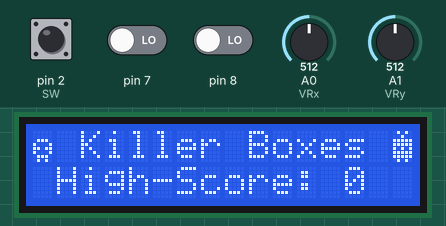
Recording of a sketch running on a simulated Arduino Uno, built with avr-gcc and run on an emulated ATmega328P. On the bench: 16×2 character LCD. Inputs (shaded band) come from the test bench; at power-on: pin 2 (SW) HIGH, A0 (VRx) = 512, A1 (VRy) = 512, pin 7 LOW, pin 8 LOW. Random numbers use the default seed unless the sketch sets one.

Above: at 1.3 s.
1.4 s: pin 2 (SW) pulled LOW for 0.15 s
At 1.5 s:
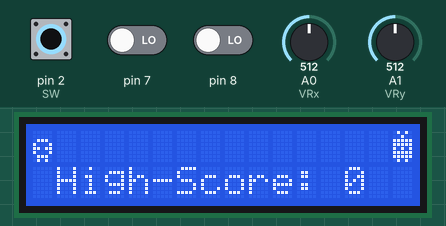
3.7 s: A0 (VRx) set to 604
5.6 s: A0 (VRx) set to 627
At 5.7 s:
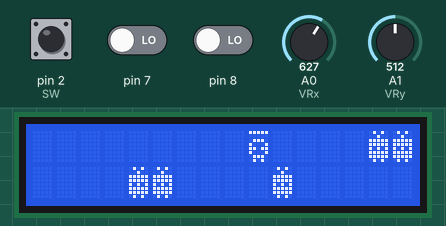
7.9 s: A1 (VRy) set to 598
10.3 s: A1 (VRy) set to 621
At 10.44 s:
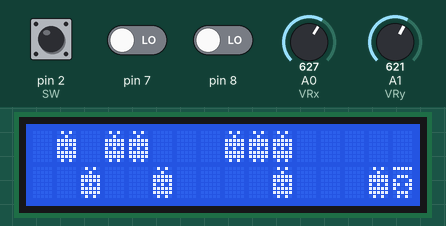
12.2 s: pin 2 (SW) pulled LOW for 1 s
At 13.82 s:
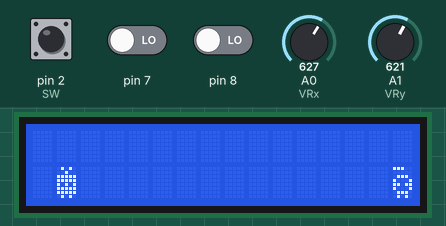

The sketch:

killer-boxes.ino
```cpp
// include the library code
#include <Wire.h>
#include <stdlib.h>
#include <LiquidCrystal_I2C.h>

// configure LCD
LiquidCrystal_I2C lcd(0x27,16,2);  // address to 0x27, 16 chars, 2 line display

#if defined(ARDUINO) && ARDUINO >= 100
#define printByte(args)  write(args);
#else
#define printByte(args)  print(args,BYTE);
#endif

// Sprites
uint8_t player_full[8]  = {0x1f, 0x0,  0xe,  0x11, 0x1b, 0x11, 0xe,  0xa};
uint8_t player_half[8]  = {0x1c, 0x0,  0xe,  0x11, 0x1b, 0x11, 0xe,  0xa};
uint8_t player_low[8]   = {0x10, 0x0,  0xe,  0x11, 0x1b, 0x11, 0xe,  0xa};
uint8_t player_death[8] = {0x0,  0x0,  0xe,  0x11, 0x1b, 0x11, 0xe,  0xa};
uint8_t enemy[8]        = {0xa,  0x4,  0x1f, 0x1f, 0x15, 0x1f, 0x1f, 0xa};
uint8_t flash[8]        = {0x1f, 0x1f, 0x1f, 0x1f, 0x1f, 0x1f, 0x1f, 0x1f};
uint8_t bullet[8]       = {0x0,  0x0,  0x0,  0x0,  0x1f, 0x00, 0x0,  0x0};

// Joystick references
int VRx = A0;
int VRy = A1;
int SW = 2;

int SWbutton = 1;
int SWbutton_last = 1;
int burst = 3;

int joyX = 0;
int joyY = 0;

int xCalibrate = 0;
int yCalibrate = 0;
int deadZone = 100;

// Button References
int lBtn = 0;
int lBtnLast = 0;
int rBtn = 0;
int rBtnLast = 0;

//Gameplay Variables
int life=3;
int playerX = 8;
int playerY = 0;
int score = 0;
int highScore = 0;
int timer=0;
int gameState = 0;

bool flashing = false;

// Create Enemies off Screen
#define ENEMY_INTERVAL 5
#define ENEMY_COUNT 5

// one array of enemies for each origin point, value of 17 or greater means the enemy is gone:
float enemies[4][ENEMY_COUNT] = {
  {17, 17, 17, 17, 17}, // top-left
  {17, 17, 17, 17, 17}, // bottom-left
  {17, 17, 17, 17, 17}, // top-right
  {17, 17, 17, 17, 17}  // bottom-right
};


void setup() {
  // Initialize the LCD
  lcd.init();
  lcd.backlight();

  // Initialize Sprites
  lcd.createChar(0, player_death);
  lcd.createChar(1, player_low);
  lcd.createChar(2, player_half);
  lcd.createChar(3, player_full);
  lcd.createChar(4, enemy);
  lcd.createChar(5, flash);
  lcd.createChar(6, bullet);

  // Initialize the Serial input
  Serial.begin(9600);

  pinMode(VRx, INPUT);
  pinMode(VRy, INPUT);
  pinMode(SW, INPUT_PULLUP);

  // Read joystick position, set calibration accordingly
  xCalibrate = map(analogRead(VRx), 0, 1023, -512, 512);
  yCalibrate = map(analogRead(VRy), 0, 1023, -512, 512);
}


// Resets Gameplay Variables & Enemy Position
void initialize() {
  playerX = 8;
  playerY = 0;
  life = 3;
  burst = 3;
  score = 0;
  for (int i = 0; i < 4; i++) {
    for (int j = 0; j < ENEMY_COUNT; j++) {
      enemies[i][j] = 17;
    }
  }
  flashing = 0;
}

float getEnemyX(int i, int j) {
  float enemyX = enemies[i][j];
  if (i > 1) {enemyX = 16 - enemyX;}
  return enemyX;
}


void homeLoop() {
  lcd.setCursor(0,0);
  lcd.printByte(0);
  lcd.setCursor(15,0);
  lcd.printByte(4);
  lcd.setCursor(2,0);
  lcd.print("Killer Boxes");
  lcd.setCursor(1,1);
  lcd.print("High-Score:");
  lcd.setCursor(13,1);
  lcd.print(highScore);

  // starts the game
  if (!digitalRead(2)){
    SWbutton = 0;
  }

  if (!SWbutton) {
    // joystick pressed
    timer++;
    if (timer%2) {
      lcd.setCursor(2,0);
      lcd.print("            ");
    }
    if (timer>10) {
      gameState=1;
      timer = 0;
    }
  }
}


void gameOverLoop() {
  lcd.clear();
  lcd.setCursor(0,0);
  lcd.printByte(4);
  lcd.setCursor(1,0);
  lcd.printByte(4);
  lcd.setCursor(3, 0);
  lcd.print("Game Over!");
  lcd.setCursor(14,0);
  lcd.printByte(4);
  lcd.setCursor(15,0);
  lcd.printByte(4);
  lcd.setCursor(3, 1);
  lcd.print("Score:");
  lcd.setCursor(10, 1);
  lcd.print(score);
  if (score>highScore) {
    highScore=score;
  }
  delay(5000);
  gameState=0;
  lcd.clear();
  initialize();
}

void doShot(int direction) {
  int closestDist = 17;
  int closestEnemy[2] = {5, 5};    // set to impossible values so the code knows if there are no results
  int closeX = 0;
  for (int i = 0; i < 4; i++) {
    int enemyY = i % 2;
    if (enemyY == playerY) {
      for (int j = 0; j < ENEMY_COUNT; j++) {
        int enemyX = getEnemyX(i, j);
        int dist = (enemyX - playerX) * direction;
        if (dist > 0 && dist < closestDist && enemies[i][j] < 17) {
          closestDist = dist;
          closestEnemy[0] = i;
          closestEnemy[1] = j;
          closeX = enemyX;
        }
      }
    }
  }
  if (direction == 1) {
    if (closestDist != 17) {
      enemies[closestEnemy[0]][closestEnemy[1]] = 17;
      score++;
      for (int i = playerX + direction; i < closeX; i += direction) {
        lcd.setCursor(i, playerY);
        lcd.printByte(6);
      }
    } else {
      for (int i = playerX + direction; i < 17; i += direction) {
        lcd.setCursor(i, playerY);
        lcd.printByte(6);
      }
    }
  } else {
    if (closestDist != 17) {
      enemies[closestEnemy[0]][closestEnemy[1]] = 17;
      score++;
      for (int i = playerX + direction; i > closeX; i += direction) {
        lcd.setCursor(i, playerY);
        lcd.printByte(6);
      }
    } else {
      for (int i = playerX + direction; i > 0; i += direction) {
        lcd.setCursor(i, playerY);
        lcd.printByte(6);
      }
    }
  }
}

void gameLoop() {
  lcd.clear();
  // setup code
  timer++;
  joyX = map(analogRead(VRx) - xCalibrate, 0, 1023, -512, 512);
  joyY = map(analogRead(VRy) - yCalibrate, 0, 1023, -512, 512);
  lBtn = !digitalRead(8);
  rBtn = !digitalRead(7);

  if (!(timer % ENEMY_INTERVAL)) {
    int newCorner = rand() % 4;
    int newEnemySlot = ENEMY_COUNT;
    for (int i = 0; i < ENEMY_COUNT; i++) {
      if (enemies[newCorner][i] >= 17) {
        newEnemySlot = i;
      }
    }
    if (newEnemySlot != ENEMY_COUNT) {
      enemies[newCorner][newEnemySlot] = 1;
    }
  }

  for (int i = 0; i < 4; i++) {
    for (int j = 0; j < ENEMY_COUNT; j++) {
      enemies[i][j] += 0.27;
    }
  }


  // Player Movement
  if (joyX < -deadZone) {
    playerX--;
  } else if (joyX > deadZone) {
    playerX++;
  }

  if (joyY < -deadZone) {
    playerY = 0;
  } else if (joyY > deadZone) {
    playerY = 1;
  }
  if (playerX > 15) {playerX = 15;}
  if (playerX < 0) {playerX = 0;}


  // gun shots
  if (lBtn && !lBtnLast) {
    doShot(-1);
  }

  if (rBtn && !rBtnLast) {
    doShot(1);
  }
  // taking damage
  for (int i=0; i<4; i++) {
    for (int j=0; j<ENEMY_COUNT; j++) {
      int enemyX = getEnemyX(i, j);
      int enemyY = i % 2;
      if (playerX==enemyX && playerY==enemyY && timer > 30) {
        life--;
        timer=0;
        enemies[i][j] = 17;
      }
    }
  }
  // lose condition
  if (life<=0) {
    gameState = 2;
  }

// POST-LOGIC CODE
  lBtnLast = lBtn;
  rBtnLast = rBtn;


// RENDERING CODE


  for (int i = 0; i < 4; i++) {     // Render Enemies
    for (int j = 0; j < ENEMY_COUNT; j++) {
      int enemyY = i % 2;
      int enemyX = enemies[i][j];
      if (i > 1) {enemyX = 16 - enemyX;}
      if (enemies[i][j] < 16) {
        lcd.setCursor(enemyX, enemyY);
        lcd.printByte(4);
      }
    }
  }
  // taking damage
  if (timer > 20 || timer % 2) {
    lcd.setCursor(playerX, playerY);
    lcd.printByte(life);
  }

//POST-RENDERING CODE
  // burst shot
  if (burst>0) {
    SWbutton=digitalRead(2);

    if (SWbutton && !SWbutton_last) {
      // joystick pressed
      burst--;
      flashing=true;
      for (int i=0; i<4; i++) {
        for (int j=0; j<ENEMY_COUNT; j++) {
          if (enemies[i][j]<17) {
            enemies[i][j]=17;
            score++;
          }
        }
      }
    }

    SWbutton_last=SWbutton;
  }


  if (flashing) {
    for (int flashX=0; flashX<17; flashX++) {
      for (int flashY=0; flashY<3; flashY++) {
        lcd.setCursor(flashX, flashY);
        lcd.printByte(5);
      }
    }
    flashing=false;
  }
}

// GAME LOOP CODE //

void loop() {

  switch (gameState) {
    case 0:
      homeLoop();
      break;
    case 1:
      gameLoop();
      break;
    case 2:
      gameOverLoop();
      break;
  }
  delay(100);
}
```

Measured:
- the behaviour switches between 612 and 613 on A0 (VRx) (found by bisection; images 1 and 2)
- the behaviour switches between 612 and 613 on A1 (VRy) (found by bisection; images 2 and 3)
- after the input at 1.4 s, the display: changes at once (image 1)
